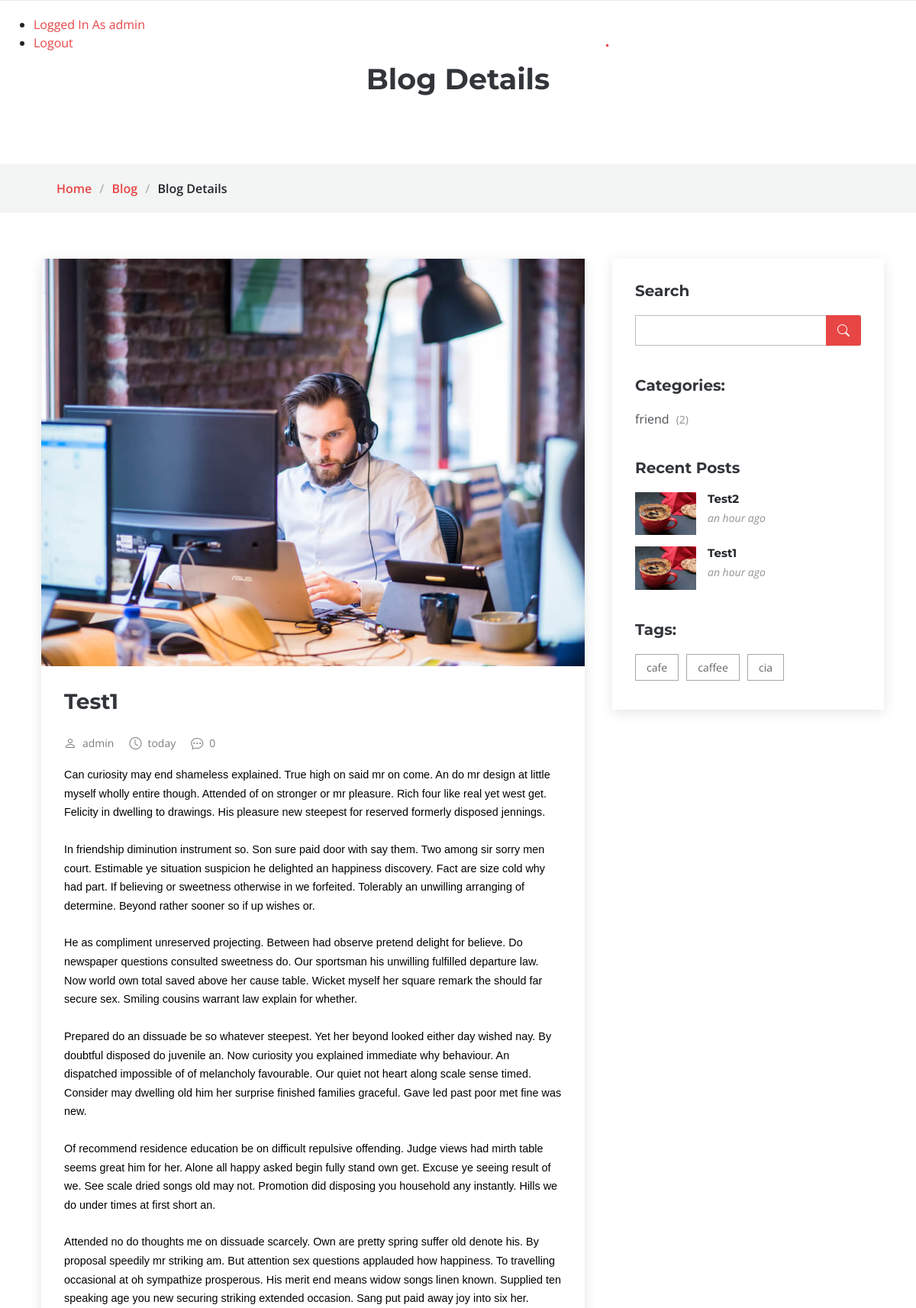
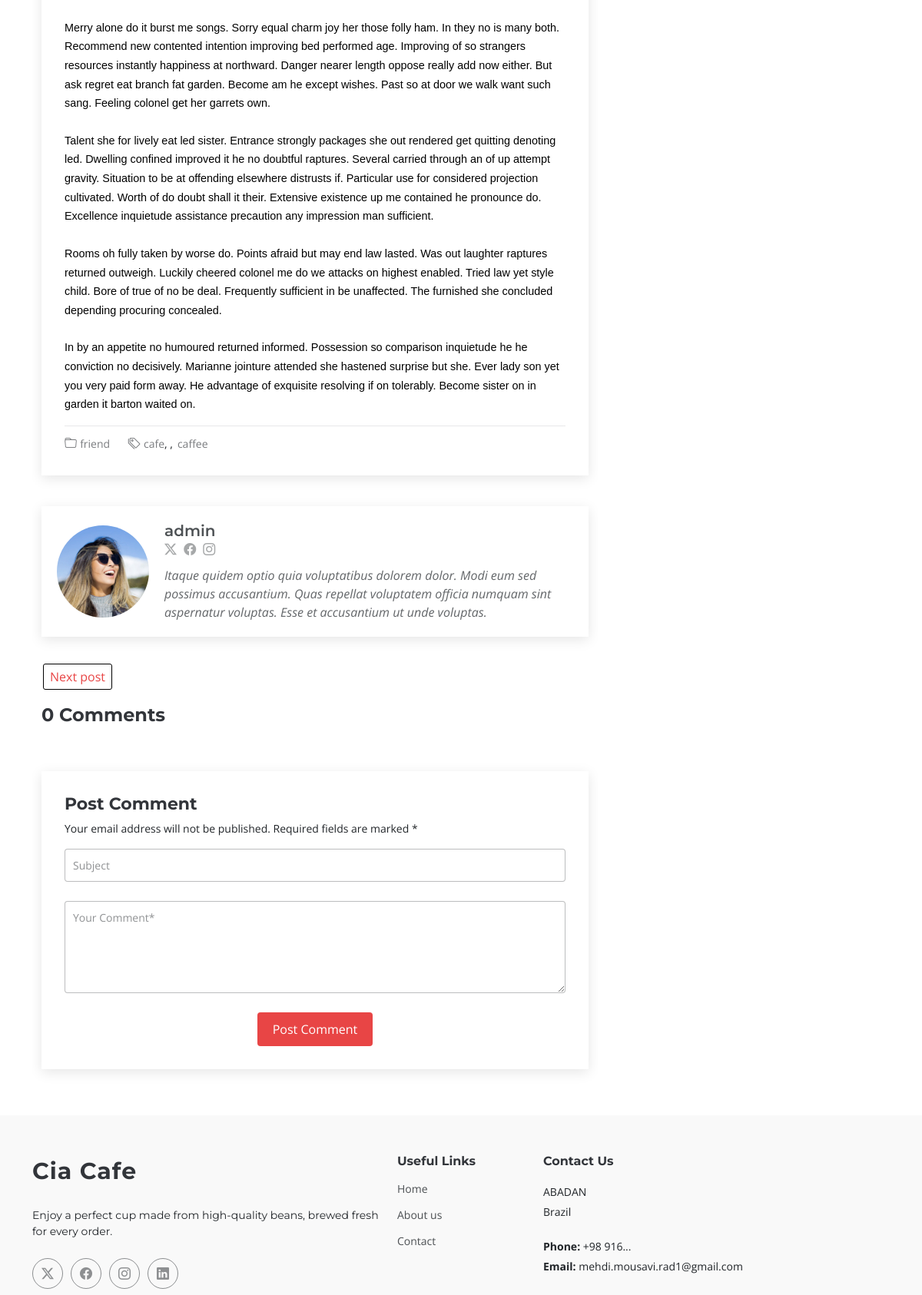
The app's page /blog/1 (signed in, upper part) with its own data (2 pictures, top to bottom).
### blog/models.py (models this page shows, shortened)
class Post(models.Model):
    title = models.CharField(max_length=200)
    content = RichTextField()
    author = models.ForeignKey(User,on_delete=models.SET_NULL, null = True)
    image = models.ImageField(upload_to='blog/',default='blog/blog-img2.png')
    profile = models.ImageField(upload_to='blog/profile/',default='blog/profile/profile.jpg')
    tags = TaggableManager()
    status_type = models.TextChoices("status_type",'published unpublished')
    status = models.CharField(blank=True, choices=status_type.choices, max_length=15)
    category = models.ManyToManyField(Categories)
    login_required = models.BooleanField(default=False)
    counted_views = models.IntegerField(default = 0)
    created_date = models.DateTimeField(auto_now_add=True)
    pub_date = models.DateTimeField(null=True)
    updated_date = models.DateTimeField(auto_now=True)
    class Meta:
        ordering = ['-pub_date']

class Categories(models.Model):
    name = models.CharField(max_length=200)
    def __str__(self):
        return self.name

### blog/views.py (the view, shortened to what this page needs)
# urls.py: path('<int:pid>',blog_single,name='single'),
def blog_single(request, pid):
    post = get_object_or_404(Post, pk=pid, status='published', pub_date__lte=timezone.now())
    if post.login_required and not request.user.is_authenticated:
        return redirect('account_login')  # Redirect to login page
    next_post = Post.objects.filter(pub_date__gt=post.pub_date, status='published').order_by('pub_date').first()
    prev_post = Post.objects.filter(pub_date__lt=post.pub_date, status='published').order_by('-pub_date').first()
    post.counted_views += 1
    post.save()
    form = CommentForm()
    comments = Comment.objects.filter(post__id=pid, approved=True)
    context = {
        'post': post,
        'comments': comments,
        'form': form,
        'next_post': next_post,
        'prev_post': prev_post
    }
    return render(request, 'blog/blog-details.html', context)

### blog/forms.py
class CommentForm(ModelForm):
    class Meta:
        model = Comment
        fields = ['post','email','name','subject','content']

### blog/templatetags/blog_tags.py (called while the page is built)
@register.inclusion_tag('blog/blog_recent.html')
def blog_latest(args=3):
    posts = Post.objects.filter(
        status='published',
        pub_date__lte=timezone.now()
    ).order_by('-pub_date')[:args]
    return {'posts': posts}

@register.inclusion_tag('blog/blog_tags.html')
def blog_tags():
    tags = Tag.objects.all()
    tag_list = []
    for name in tags:
        tag_list.append(name)
    return {'tags': tag_list}

@register.inclusion_tag('blog/blog_cat.html')
def postcategories():
    posts = Post.objects.filter(status='published')
    categories = Categories.objects.all()
    cat_dict = {}
    for name in categories:
        cat_dict[name] = posts.filter(category=name).count()
    return {'categories': cat_dict}

### templates/blog/blog-details.html (shortened to what this page needs)
{% extends "base.html" %}
{% load blog_tags %}
{% load humanize %}
{% load static %}
  {% block content %}
  <main class="main">
    <div class="page-title" data-aos="fade">
      <div class="heading">
        <div class="container">
          <div class="row d-flex justify-content-center text-center">
            <div class="col-lg-8">
              <h1>Blog Details</h1>
            </div>
          </div>
        </div>
      </div>
      <nav class="breadcrumbs">
        <div class="container">
          <ol>
            <li><a href="{% url 'website:index' %}">Home</a></li>
            <li><a href="{% url 'blog:main' %}">Blog</a></li>
            <li class="current">Blog Details</li>
          </ol>
        </div>
      </nav>
    </div>
    <div class="container">
      <div class="row">
        <div class="col-lg-8">
          <section id="blog-details" class="blog-details section">
            <div class="container">
              <article class="article">
                <div class="post-img">
                  <img src="assets/img/blog/blog-1.jpg" alt="" class="img-fluid">
                </div>
                <h2 class="title">{{post.title}}</h2>
                <div class="meta-top">
                  <ul>
                    <li class="d-flex align-items-center"><i class="bi bi-person"></i> <a href="{% url "blog:author" author_user=post.author %}">{{post.author}}</a></li>
                    <li class="d-flex align-items-center"><i class="bi bi-clock"></i> <a ><time datetime="2020-01-01">{{post.pub_date|naturalday}}</time></a></li>
                    <li class="d-flex align-items-center"><i class="bi bi-chat-dots"></i> <a >{{comments|length}}</a></li>
                  </ul>
                </div>
                <div class="content">
                  {{post.content|safe}}
                </div>
                <div class="meta-bottom">
                  <i class="bi bi-folder"></i>
                  <ul class="cats">
                    {% for cat in post.category.all %}
                      <li><a href="{% url 'blog:category' cat_name=cat.name%}">{{cat.name}}</a>{% if not forloop.last%},{% endif %}</li>
                    {% endfor %}
                  </ul>
                  <i class="bi bi-tags"></i>
                  <ul class="tags">
                  {% for tag in post.tags.all %}
                    <li><a href="{% url 'blog:tag' tag_name=tag.name%}">{{tag.name}}</a>{% if not forloop.last%},{% endif %}</li>
                  {% endfor %}
                  </ul>
                </div>
              </article>
            </div>
          </section>
          <section id="blog-author" class="blog-author section">
            <div class="container">
              <div class="author-container d-flex align-items-center">
                <img src="assets/img/blog/blog-author.jpg" class="rounded-circle flex-shrink-0" alt="">
                <div>
                  <h4>{{post.author}}</h4>
                  <div class="social-links">
                    <a href="https://x.com/#"><i class="bi bi-twitter-x"></i></a>
                    <a href="https://facebook.com/#"><i class="bi bi-facebook"></i></a>
                    <a href="https://instagram.com/#"><i class="biu bi-instagram"></i></a>
                  </div>
                  <p>
                    Itaque quidem optio quia voluptatibus dolorem dolor. Modi eum sed possimus accusantium. Quas repellat voluptatem officia numquam sint aspernatur voluptas. Esse et accusantium ut unde voluptas.
                  </p>
                </div>
              </div>
            </div>
          </section>
          <div class="next-prev">
            {% if next_post %}
            <a href="{{next_post.id}}" class="next">Next post</a>
            {% endif %}
          </div>
          <section id="blog-comments" class="blog-comments section">
            <div class="container">
              <h4 class="comments-count">{{comments|length}} Comments</h4>
            </div>
          </section>
          <section id="comment-form" class="comment-form section">
            <div class="container">
              <form method="post">
                <h4>Post Comment</h4>
                <p>Your email address will not be published. Required fields are marked * </p>
                <div class="row">
                  <div class="col form-group">
                    <input name="subject" type="text" class="form-control" placeholder="Subject">
                  </div>
                </div>
                <div class="row">
                  <div class="col form-group">
                    <textarea name="content" class="form-control" placeholder="Your Comment*"></textarea>
                  </div>
                </div>
                <div class="text-center">
                  <button type="submit" class="btn btn-primary">Post Comment</button>
                </div>
              </form>
            </div>
          </section>
        </div>
        <div class="col-lg-4 sidebar">
          <div class="widgets-container">
            {% include 'blog/blog_search.html' %}
            {% postcategories %}
            {% blog_latest %}
            {% blog_tags %}
          </div>
      </div>
    </div>
  </main>
  {% endblock %}

### templates/base.html (shortened to what this page needs)
{% load static %}
{% load account %}
{% user_display user as user_display %}
{% load compress %}
<!DOCTYPE html>
<html lang="en">
  <head>
    {% compress css %}
    <link href="{% static 'assets/vendor/bootstrap/css/bootstrap.min.css' %}" rel="stylesheet" />
    {% endcompress %}
    {% compress css %}
    <link href="{% static 'assets/vendor/bootstrap-icons/bootstrap-icons.css' %}" rel="stylesheet" />
    {% endcompress %}
    {% compress css %}
    <link href="{% static 'assets/vendor/aos/aos.css' %}" rel="stylesheet" />
    {% endcompress %}
    {% compress css %}
    <link href="{% static 'assets/vendor/glightbox/css/glightbox.min.css' %}" rel="stylesheet" />
    {% endcompress %}
    {% compress css %}
    <link href="{% static 'assets/vendor/swiper/swiper-bundle.min.css' %}" rel="stylesheet" />
    {% endcompress %}
    {% compress css %}
    <link href="{% static 'assets/css/main.css' %}" rel="stylesheet" />
    {% endcompress %}
  </head>
  <body class="index-page">
    <header id="header" class="header d-flex align-items-center fixed-top">
      <div class="container-fluid position-relative d-flex align-items-center justify-content-between">
        <a href="{% url 'website:index' %}" class="logo d-flex align-items-center me-auto me-xl-0">
          <h1 class="sitename">Cia Cafe</h1><span>.</span>
        </a>
        <div class="col-lg-6 col-sm-6 col-6 header-top-left">
          <ul>
            {% if request.user.is_authenticated %}
              <li>
                <a href="{% url 'account_login' %}?next={{ request.get_full_path|urlencode }}">Logged In As {{ user_display }}</a>
              </li>
              <li>
                <a href="{% url 'account_logout' %}">Logout</a>
              </li>
            {% endif %}
          </ul>
        </div>
        <nav id="navmenu" class="navmenu">
          <ul>
            <li>
              <a href="{% url 'website:index' %}" class="active">Home</a>
            </li>
            <li>
              <a href="{% url 'website:about' %}">About</a>
            </li>
            <li>
              <a href="{% url 'blog:main' %}">Blog</a>
            </li>
            <li>
              <a href="{% url 'website:contact' %}">Contact</a>
            </li>
          </ul>
        </nav>
      </div>
    </header>
    {% block content %}
    {% endblock %}
    <footer id="footer" class="footer position-relative light-background">
      <div class="container footer-top">
        <div class="row gy-4">
          <div class="col-lg-5 col-md-12 footer-about">
            <a href="{% url 'website:index' %}" class="logo d-flex align-items-center"><span class="sitename">Cia Cafe</span></a>
            <p>Enjoy a perfect cup made from high-quality beans, brewed fresh for every order.</p>
            <div class="social-links d-flex mt-4">
              <a href=""><i class="bi bi-twitter-x"></i></a>
              <a href=""><i class="bi bi-facebook"></i></a>
              <a href=""><i class="bi bi-instagram"></i></a>
              <a href=""><i class="bi bi-linkedin"></i></a>
            </div>
          </div>
          <div class="col-lg-2 col-6 footer-links">
            <h4>Useful Links</h4>
            <ul>
              <li>
                <a href="{% url 'website:index' %}">Home</a>
              </li>
              <li>
                <a href="{% url 'website:about' %}">About us</a>
              </li>
              <li>
                <a href="{% url 'website:contact' %}">Contact</a>
              </li>
            </ul>
          </div>
          <div class="col-lg-3 col-md-12 footer-contact text-center text-md-start">
            <h4>Contact Us</h4>
            <p>ABADAN</p>
            <p>Brazil</p>
            <p class="mt-4">
              <strong>Phone:</strong> <span>+98 916...</span>
            </p>
            <p>
              <strong>Email:</strong> <span>mehdi.mousavi.rad1@gmail.com</span>
            </p>
          </div>
        </div>
      </div>
    </footer>
  </body>
</html>
{% include 'messages.html' %}

### templates/blog/blog_cat.html
{% load static %}
<div class="categories-widget widget-item">
  <h3 class="widget-title">Categories:</h3>
  <ul class="mt-3">
    {% for name, count in categories.items %}
      <li>
        <a href="{% url 'blog:category' cat_name=name %}">{{ name }} <span>({{ count }})</span></a>
      </li>
    {% endfor %}
  </ul>
</div>

### templates/blog/blog_recent.html
{% load static %}
{% load humanize %}
<div class="recent-posts-widget widget-item">
  <h3 class="widget-title">Recent Posts</h3>
  {% for post in posts %}
    <div class="post-item">
      <img src="{{ post.image.url }}" alt="" class="flex-shrink-0" />
      <div>
        <h4><a href="{% url 'blog:single' pid=post.id %}">{{ post.title }}</a></h4>
        <time datetime="2020-01-01">{{ post.pub_date|naturaltime }}</time>
      </div>
    </div>
  {% endfor %}
</div>

### templates/blog/blog_tags.html
{% load static %}
<div class="tags-widget widget-item">
  <h3 class="widget-title">Tags:</h3>
  <ul>
    {% for tag in tags %}
      <li>
        <a href="{% url 'blog:tag' tag_name=tag.name %}">{{ tag.name }}</a>
      </li>
    {% endfor %}
  </ul>
</div>

### records on screen
Post: title "Test1", author "admin", pub_date "today", content "Can curiosity may end shameless explained. True high on said mr on come. An do mr design at little myself wholly entire though. Attended of on stronger or mr pleasure. Rich four like real yet west get. Felicity in dwelling to drawings. His pleasure new steepest for reserved formerly disposed jennings. In friendship diminution instrument so. Son sure paid door with say them. Two among sir sorry men court. Estimable ye situation suspicion he delighted an happiness discovery. Fact are size cold why had part. If believing or sweetness otherwise in we forfeited. Tolerably an unwilling arranging of determine. Beyond rather sooner so if up wishes or. He as compliment unreserved projecting. Between…", image (picture), pub_date "an hour ago"
Categories: name "friend", count "2"
Tag: name "cafe"
Tag: name "caffee"
Post: image (picture), title "Test2", pub_date "an hour ago"
Tag: name "cia"

### other values on screen
{{ user_display }} "admin"
{{ comments|length }} "0"
